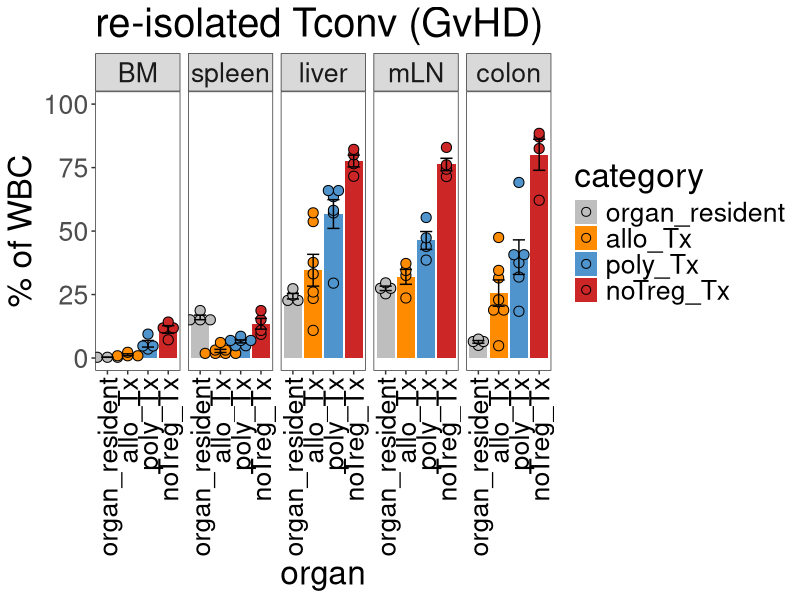
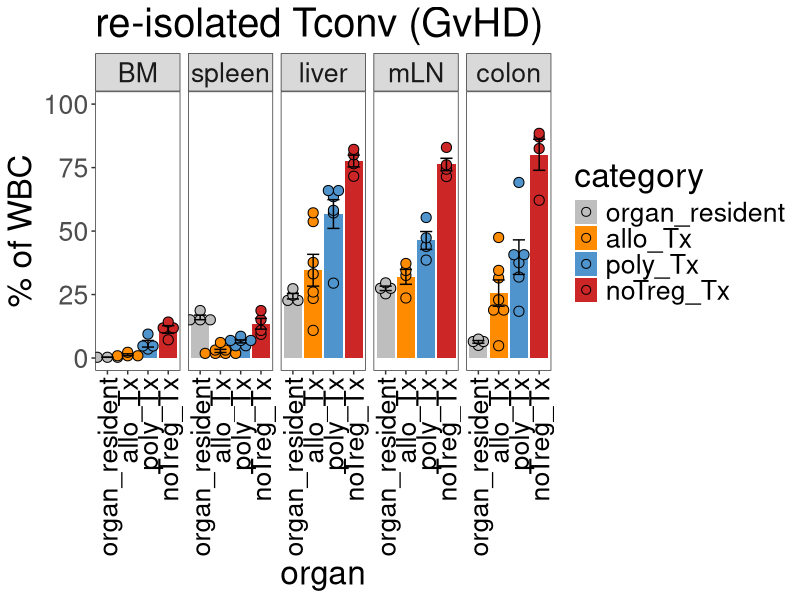

Here is the R script that generated these plots, in order: (Note: this script raises an error after producing the figures.)
## ---- chunk 1
knitr::opts_chunk$set(echo = TRUE)
knitr::opts_knit$set(root.dir = normalizePath(".."))
knitr::write_bib(.packages(), "Figure2Supp_TconvPercent.7dafterBMT_inVivoDistribution.packages.bib")
## ---- chunk 2
library(ggplot2)
library(scales)
library(car)
## ---- chunk 3
Tconv.data <- read.delim("./data/TconvDistributionPerc.txt", header=TRUE)
Tconv.data$organ <- factor(Tconv.data$organ,levels = c("BM","spleen","liver","mLN","colon"))
Tconv.data$category <- factor(Tconv.data$category,levels = c("organ_resident","allo_Tx","poly_Tx","noTreg_Tx"))
## ---- chunk 4
p <- ggplot(Tconv.data, aes(x=category, y=WBCperc, fill=category)) + coord_cartesian(ylim = c(0,100))
p <- p + stat_summary(fun = mean, geom = "bar",  position=position_dodge(.9))
p <- p + geom_dotplot(binaxis='y', stackdir='center',  position=position_dodge(.9), dotsize=4, stackratio = 1, binwidth=1) 
p <- p + stat_summary(fun.data=mean_se, fun.args = list(mult=1), geom="errorbar", color="black", size=0.5, width = 0.6, position=position_dodge(.9))
p <- p + theme_bw() + theme(panel.grid.major = element_blank(), panel.grid.minor = element_blank(), axis.text.x = element_text(angle = 90, vjust = 0.5, hjust=1, color="black"), text = element_text(size = 24))
p <- p + scale_fill_manual(values = c("gray","darkorange","steelblue3","firebrick3"))
p <- p + labs(title="re-isolated Tconv (GvHD)",x="organ", y = "% of WBC")
p <- p + facet_wrap(~organ, nrow=1)
p
pdf("./figures/TconvOrganDistPerc.pdf", height=5.5, width=8.5)
p
dev.off()

## ---- chunk 5
Tconv.data$category <- factor(Tconv.data$category,levels = c("organ_resident","allo_Tx","poly_Tx","noTreg_Tx"))
Tconv.dataLiver <- Tconv.data[ which(Tconv.data$organ=='liver' & Tconv.data$type=='Tx'), ]
Tconv.dataColon <- Tconv.data[ which(Tconv.data$organ=='colon' & Tconv.data$type=='Tx'), ]
Tconv.dataSpleen <- Tconv.data[ which(Tconv.data$organ=='spleen' & Tconv.data$type=='Tx'), ]
Tconv.dataBM <- Tconv.data[ which(Tconv.data$organ=='BM' & Tconv.data$type=='Tx'), ]
Tconv.datamLN <- Tconv.data[ which(Tconv.data$organ=='mLN' & Tconv.data$type=='Tx'), ]
## ---- chunk 6
leveneTest(WBCperc~category, data=Tconv.dataLiver, center=mean)  # n.s.
shapiro.test(Tconv.dataLiver$WBCperc[1:7]) 						 # n.s.
shapiro.test(Tconv.dataLiver$WBCperc[8:13])						 # sign.
shapiro.test(Tconv.dataLiver$WBCperc[14:17])                      # n.s.
## ---- chunk 7
Tconv.liver.res.aov <- aov(WBCperc~category, data=Tconv.dataLiver)
summary (Tconv.liver.res.aov)
## ---- chunk 8
TukeyHSD(Tconv.liver.res.aov)
## ---- chunk 9
leveneTest(WBCperc~category, data=Tconv.dataColon, center=mean)  # n.s.
shapiro.test(Tconv.dataColon$WBCperc[1:7]) 						 # n.s.
shapiro.test(Tconv.dataColon$WBCperc[8:13])						 # n.s.
shapiro.test(Tconv.dataColon$WBCperc[14:17])                      # n.s.
## ---- chunk 10
Tconv.colon.res.aov <- aov(WBCperc~category, data=Tconv.dataColon)
summary (Tconv.colon.res.aov)
## ---- chunk 11
TukeyHSD(Tconv.colon.res.aov)
## ---- chunk 12
leveneTest(WBCperc~category, data=Tconv.dataSpleen, center=mean)  # sign
shapiro.test(Tconv.dataSpleen$WBCperc[1:7]) 						 # sign
shapiro.test(Tconv.dataSpleen$WBCperc[8:13])						 # n.s.
shapiro.test(Tconv.dataSpleen$WBCperc[14:17])                      # n.s.
## ---- chunk 13
Tconv.spleen.res.aov <- aov(WBCperc~category, data=Tconv.dataSpleen)
summary (Tconv.spleen.res.aov)
## ---- chunk 14
TukeyHSD(Tconv.spleen.res.aov)
## ---- chunk 15
leveneTest(WBCperc~category, data=Tconv.dataBM, center=mean)  # n.s.
shapiro.test(Tconv.dataBM$WBCperc[1:4]) 						 # n.s.
shapiro.test(Tconv.dataBM$WBCperc[5:8])						 # n.s.
shapiro.test(Tconv.dataBM$WBCperc[9:12])                      # n.s.
## ---- chunk 16
Tconv.BM.res.aov <- aov(WBCperc~category, data=Tconv.dataBM)
summary (Tconv.BM.res.aov)
## ---- chunk 17
TukeyHSD(Tconv.BM.res.aov)
## ---- chunk 18
leveneTest(WBCperc~category, data=Tconv.datamLN, center=mean)  # significant
shapiro.test(Tconv.datamLN$WBCperc[1:4]) 						 # n.s.
shapiro.test(Tconv.datamLN$WBCperc[5:8])						 # n.s.
shapiro.test(Tconv.datamLN$WBCperc[9:12])                      # n.s.
## ---- chunk 19
Tconv.mLN.res.aov <- aov(WBCperc~category, data=Tconv.datamLN)
summary (Tconv.mLN.res.aov)
## ---- chunk 20
TukeyHSD(Tconv.mLN.res.aov)
## ---- chunk 21
sessionInfo(package = NULL)
writeLines(capture.output(sessionInfo(package = NULL)), "./Rscripts/Figure2Supp_TconvPercent.7dafterBMT_inVivoDistribution_SessionInfo.txt")
